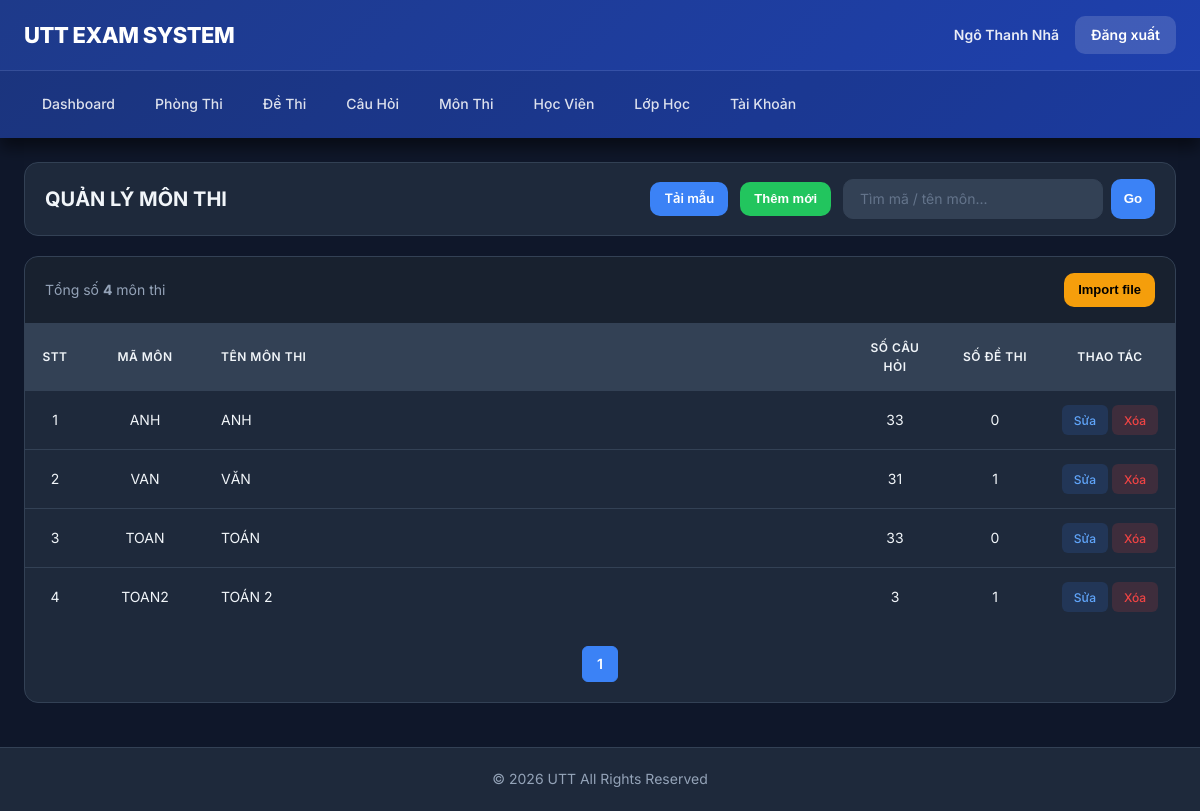
/public/index.php?url=MonthiController/index (signed in), run on the app's committed database.
### tables this page shows
CREATE TABLE `mon_thi` (
  `id` int(11) NOT NULL,
  `ma_mon` varchar(20) NOT NULL,
  `ten_mon` varchar(100) NOT NULL,
  `trangthai` tinyint(4) DEFAULT 1,
  `created_at` datetime DEFAULT current_timestamp()
);

### Core/Controller.php (called while the page is built, shortened)
<?php
class Controller{
  public function model($name){
    return new $name;
  }
  public function view($layout,$data=[]){
    require_once __DIR__."/../MVC/Views/$layout.php";
  }
}

### MVC/Controllers/MonthiController.php (called while the page is built, shortened)
<?php
class MonthiController extends Controller
{
    private function getFlash($k)
    {
        $v = $_SESSION["_flash"][$k] ?? "";
        return $v;
    }
    public function index()
    {
        $q = trim($_GET["q"] ?? "");
        $rows = $this->model("Monthi_m")->list($q);
        $this->view("layout_admin", [
            "page" => "Pages/mt_list",
            "rows" => $rows,
            "q" => $q,
            "msg" => $this->getFlash("msg"),
            "err" => $this->getFlash("err"),
        ]);
    }
}

### Core/App.php (called while the page is built, shortened)
<?php
class App {
  public function __construct(){
    $url = $_GET["url"] ?? "AuthController/login";
    $arr = explode("/", trim($url,"/"));
    $action     = $arr[1] ?? "login";
    $params     = array_slice($arr,2);
    $c = new $controller;
    call_user_func_array([$c,$action], $params);
  }
}

### public/index.php (called while the page is built, shortened)
<?php
require_once __DIR__."/../Core/Database.php";
require_once __DIR__."/../Core/Controller.php";
require_once __DIR__."/../Core/App.php";
new App();

### Core/Database.php (called while the page is built, shortened)
<?php
class Database
{
  public function __construct()
  {
    $dsn = "mysql:host=" . DB_HOST . ";port=" . DB_PORT . ";dbname=" . DB_NAME . ";charset=utf8mb4";
    $this->con = new PDO($dsn, DB_USER, DB_PASS, [
      PDO::ATTR_ERRMODE => PDO::ERRMODE_EXCEPTION,
      PDO::ATTR_DEFAULT_FETCH_MODE => PDO::FETCH_ASSOC
    ]);
  }
}

### MVC/Models/Monthi_m.php (called while the page is built, shortened)
<?php
class Monthi_m extends Database
{
  public function list($q = "")
  {
    $qLike = "%" . trim($q) . "%";
    $st = $this->con->prepare("
      SELECT m.*,
        (SELECT COUNT(*) FROM cau_hoi WHERE mon_id=m.id) as so_cau,
        (SELECT COUNT(*) FROM de_thi WHERE mon_id=m.id) as so_de
      FROM mon_thi m
      WHERE m.ma_mon LIKE ? OR m.ten_mon LIKE ?
      ORDER BY m.id DESC
    ");
    $st->execute([$qLike, $qLike]);
    return $st->fetchAll();
  }
}

### MVC/Views/Pages/mt_list.php (the view, shortened to what this page needs)
<?php
$rows = $data["rows"] ?? [];
$q = $data["q"] ?? "";
?>
<div class="page-head compact">
    <div class="page-title">QUẢN LÝ MÔN THI</div>
    <div class="page-actions">
        <a class="btn btn-primary btn-sm" href="<?= BASE_URL ?>/index.php?url=MonthiController/template">Tải mẫu</a>
        <button class="btn btn-success btn-sm" type="button" onclick="openAddModal()">Thêm mới</button>
        <form class="search-form" method="get" action="<?= BASE_URL ?>/index.php">
            <input name="q" value="<?= htmlspecialchars($q) ?>" placeholder="Tìm mã / tên môn...">
            <button type="submit" class="btn-search">Go</button>
        </form>
    </div>
</div>
<div class="box">
    <div class="box-sub">
        <div>Tổng số <b><?= count($rows) ?></b> môn thi</div>
        <button class="btn btn-warning btn-sm" type="button" onclick="openModal()">Import file</button>
    </div>
    <table class="tbl">
        <thead>
            <tr>
                <th style="width:60px;text-align:center">STT</th>
                <th style="width:120px;text-align:center">Mã môn</th>
                <th>Tên môn thi</th>
                <th style="width:100px;text-align:center">Số câu hỏi</th>
                <th style="width:100px;text-align:center">Số đề thi</th>
                <th style="width:130px;text-align:center">Thao tác</th>
            </tr>
        </thead>
        <tbody>
            <?php foreach ($rows as $i => $r): ?>
                <tr>
                    <td style="text-align:center"><?= $i + 1 ?></td>
                    <td style="text-align:center"><?= htmlspecialchars($r["ma_mon"]) ?></td>
                    <td><?= htmlspecialchars($r["ten_mon"]) ?></td>
                    <td style="text-align:center"><?= (int) $r["so_cau"] ?></td>
                    <td style="text-align:center"><?= (int) $r["so_de"] ?></td>
                    <td style="text-align:center">
                        <a class="action-btn edit"
                            href="<?= BASE_URL ?>/index.php?url=MonthiController/edit/<?= $r["id"] ?>">Sửa</a>
                        <a class="action-btn delete" onclick="return confirm('Xóa môn thi này?')"
                            href="<?= BASE_URL ?>/index.php?url=MonthiController/delete/<?= $r["id"] ?>">Xóa</a>
                    </td>
                </tr>
            <?php endforeach; ?>
        </tbody>
    </table>
    <div class="pager"><a class="page active" href="#">1</a></div>
</div>

### data on the page
mon_thi: ma_mon "ANH", ten_mon "ANH", so_cau "33", so_de "0"
mon_thi: ma_mon "VAN", ten_mon "VĂN", so_cau "31", so_de "1"
mon_thi: ma_mon "TOAN", ten_mon "TOÁN", so_cau "33", so_de "0"
mon_thi: ma_mon "TOAN2", ten_mon "TOÁN 2", so_cau "3", so_de "1"

### other printed values
$u["hoten"] "Ngô Thanh Nhã"
count($rows) "4"
